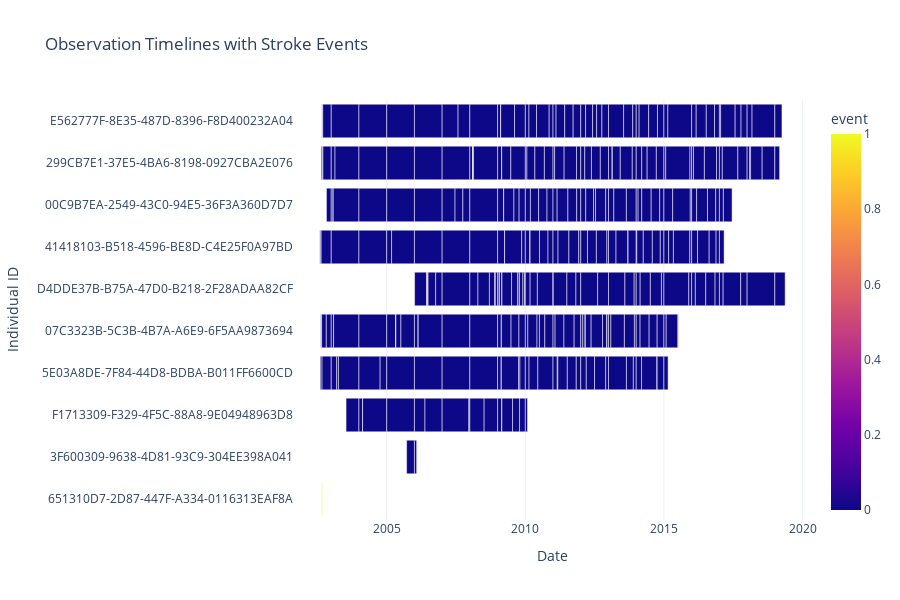

Source (notebook cell):
### Markdown cell above
#### Visualization

### Code cell
# Get unique IDs
unique_ids = df['individual_id'].drop_duplicates()

# Adjust sample size to the number of available individuals
sample_size = min(10, len(unique_ids))

# Take sample safely
sample_ids = unique_ids.sample(sample_size, random_state=42)

# Filter dataset for those individuals
df_sample = df[df['individual_id'].isin(sample_ids)]

# ---------------------------------------------------------------------------
# ---------------------------------------------------------------------------
# Create timeline visualization
fig = px.timeline(
    df_sample,
    x_start="start_date",
    x_end="end_date",
    y="individual_id",
    color="event",
    color_discrete_map={0: "skyblue", 1: "red"},
    title="Observation Timelines with Stroke Events",
)

# Update layout
fig.update_yaxes(title="Individual ID", categoryorder="total ascending")
fig.update_xaxes(title="Date")
fig.update_layout(
    legend_title_text="Stroke Event (1=Yes, 0=No)",
    template="plotly_white",
    height=600,
)

# Show interactive figure
fig.show()

### Figure 1 — Plotly figure (JSON) as saved in the notebook; plotly's stock layout.template omitted (floating-point values rounded to 4 significant figures; data arrays with more than 128 entries replaced by an {"elided": "..."} marker saying what was removed)
{"data": [{"base": {"elided": "365 str values"}, "hovertemplate": "start_date=%{base}<br>end_date=%{x}<br>individual_id=%{y}<br>event=%{marker.color}<extra></extra>", "legendgroup": "", "marker": {"color": {"elided": "365 int values"}, "coloraxis": "coloraxis", "pattern": {"shape": ""}}, "name": "", "orientation": "h", "showlegend": false, "textposition": "auto", "type": "bar", "x": {"elided": "365 float values"}, "xaxis": "x", "y": {"elided": "365 str values"}, "yaxis": "y"}], "layout": {"barmode": "overlay", "coloraxis": {"colorbar": {"title": {"text": "event"}}, "colorscale": [[0, "#0d0887"], [0.1111, "#46039f"], [0.2222, "#7201a8"], [0.3333, "#9c179e"], [0.4444, "#bd3786"], [0.5556, "#d8576b"], [0.6667, "#ed7953"], [0.7778, "#fb9f3a"], [0.8889, "#fdca26"], [1, "#f0f921"]]}, "height": 600, "legend": {"title": {"text": "Stroke Event (1=Yes, 0=No)"}, "tracegroupgap": 0}, "title": {"text": "Observation Timelines with Stroke Events"}, "xaxis": {"anchor": "y", "domain": [0, 1], "title": {"text": "Date"}, "type": "date"}, "yaxis": {"anchor": "x", "categoryorder": "total ascending", "domain": [0, 1], "title": {"text": "Individual ID"}}}}
